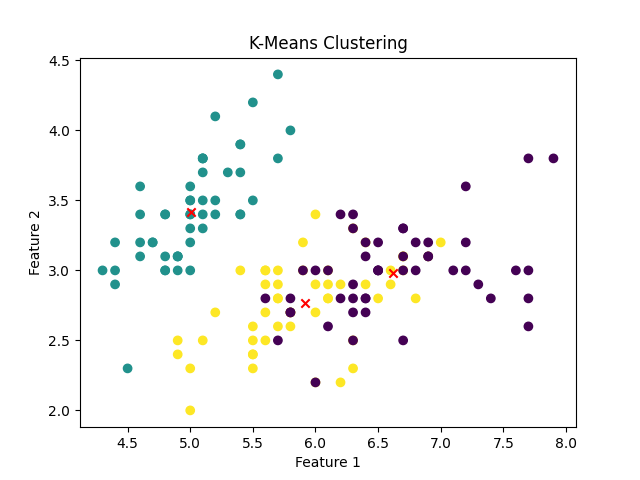

Python code for this plot:
import numpy as np
import pandas as pd
from sklearn.cluster import KMeans
import matplotlib.pyplot as plt
data=pd.read_csv('D:\Data.csv')
x=data.values
kmeans=KMeans(n_clusters=3,n_init=10)
kmeans.fit(x)
labels=kmeans.labels_
centers=kmeans.cluster_centers_
Result= kmeans.labels_
print(Result[55])# Result[index]
print(Result)
#print(centers)
plt.scatter(x[:,0],x[:,1],c=labels)
plt.scatter(centers[:,0],centers[:,1],c='red',marker='x')
plt.xlabel('Feature 1')
plt.ylabel('Feature 2')
plt.title('K-Means Clustering')
plt.show()

#   OUTPUT:

#   2
#   [1 1 1 1 1 1 1 1 1 1 1 1 1 1 1 1 1 1 1 1 1 1 1 1 1 1 1 1 1 1 1 1 1 1 1 1 1
#   1 1 1 1 1 1 1 1 1 1 1 1 2 2 2 2 2 2 2 2 2 2 2 2 2 2 2 2 2 2 2 2 2 2 2 2 2
#   2 2 2 2 2 2 2 2 2 2 2 2 2 2 2 2 2 2 2 2 2 2 2 2 2 0 0 0 0 0 0 2 0 0 0 0 0
#   0 0 0 0 0 0 0 0 0 0 0 0 0 0 0 0 0 0 0 0 0 0 0 0 0 0 0 0 0 0 0 0 0 0 0 0 0
#   0]
